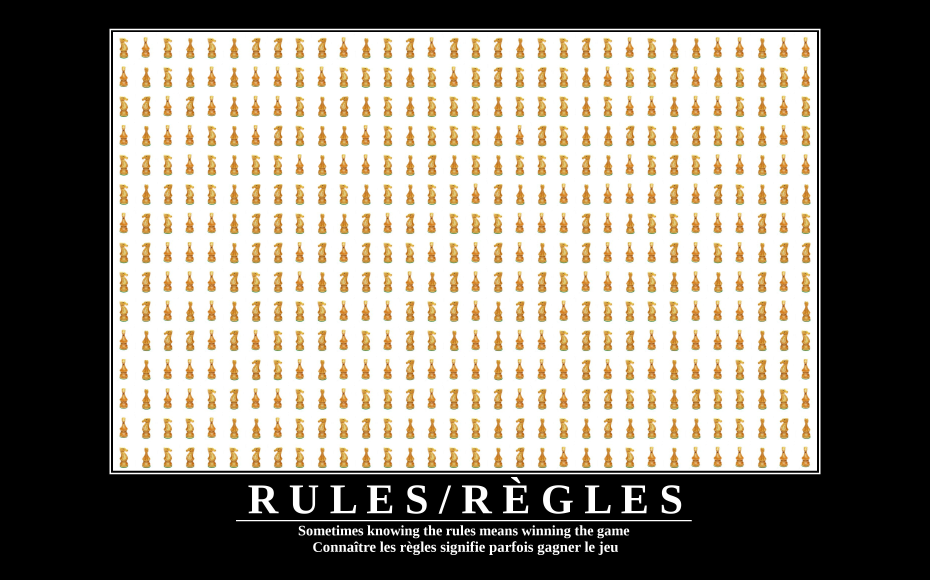
#> input picture knights.jpg, 3720 x 2318 px (shown at 1/4 size)
$ python solution.py
#> lines starting #> are read from the running program, lines starting #| are printed output that depends on the picture
import cv2 as cv
import numpy as np
from matplotlib import pyplot as plt

#each knight has a colour
knightColours = [(255,0,0), (0,0,250), (0,255,0), (0,255, 250)]

#threshhold for identifying MUST be 0.95, lower will think all pieces are the same
threshold = 0.95

def findKnight(template, val, img, img_gray, knightCoordinatesVal):
    w, h = template.shape[::-1]
    res = cv.matchTemplate(img_gray,template,cv.TM_CCOEFF_NORMED)
    loc = np.where( res >= threshold)
    prevPoint = None
    for pt in zip(*loc[::-1]): #iterate through points where a knight is found. Zip creates the points from the arrays of loc. [::-1] to have w,h  format
        if(prevPoint == None or prevPoint[0] + 50 < pt[0] or prevPoint[1] + 50 < pt[1]): #allows us to avoid counting duplicate points which are for the same knight (due to the coordinates being very close, but being detected as different knights)
            cv.rectangle(img, pt, (pt[0] + w, pt[1] + h), knightColours[val], 2)
            prevPoint = pt
            knightCoordinatesVal.append(((pt[1], pt[0]), val)) #append tuple containing coordinate and value; flip w,h to have row,column format

def convertToMatrixCoordinates(knightCoordinatesVal):
    minCoordinate = min([x for x,_ in knightCoordinatesVal]) #get minimum coordinate

    #Substract min coordinate from each knight coordinate to have 0,0 as a reference
    #Also, do int division to group coordinates wich represent the same rows/columns (i.e. within 70 pixels, considered same row/coordinate)
    knightCoordinatesVal = list(map(lambda x: (((x[0][0] - minCoordinate[0]) // 70, (x[0][1] - minCoordinate[1]) // 70), x[1]), knightCoordinatesVal))

    #print(len(set([x for x,_ in knightCoordinatesVal]))) remove comment to debug, ensures uniqueness of coordinates after int division, should return 480

    return knightCoordinatesVal

def base4ToString(base4Num):
    index = 0 #used to keep track of base 4 index
    result = 0 #used to hold inetger representation of base 4 string

    #go to each base 4 character
    for ch in base4Num[::-1]: #start at back since index is at back
        result += int(ch) * pow(4, index)
        index += 1
    result = bin(result)
    result = '0' + result[2:] #to remove that '0b' and add the leading 0 (to allow for groupings of 8 - ASCII)

    #return our binary as ASCII
    return ''.join(chr(int(result[i*8:i*8+8],2)) for i in range(len(result)//8))


if __name__ == '__main__':
    #Open original image
    img = cv.imread('knights.jpg')
#> img is the input picture: shape (2318, 3720, 3); mean B, G, R 130, 139.1, 144.6
    img_gray = cv.cvtColor(img, cv.COLOR_BGR2GRAY)
    #Open template images - templates MUST be cropped using paint and without being resized
    front = cv.imread('knightFront.png',0)
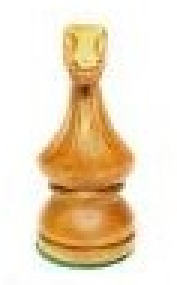
#> input picture knightFront.png, 59 x 95 px (shown 3 times larger)
#> front: shape (95, 59); min 59, max 255, mean 225.3
    right = cv.imread('knightRight.png',0)
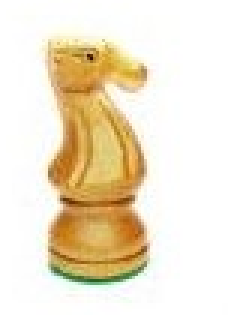
#> input picture knightRight.PNG, 76 x 105 px, found by its file name (shown 3 times larger)
#> right: shape (105, 76); min 34, max 255, mean 230
    left = cv.imread('knightLeft.png',0)
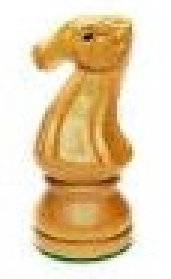
#> input picture knightLeft.png, 57 x 93 px (shown 3 times larger)
#> left: shape (93, 57); min 28, max 255, mean 214
    back = cv.imread('knightBack.png',0)
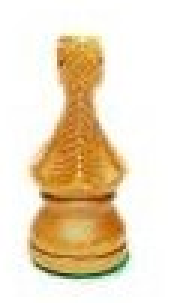
#> input picture knightBack.png, 60 x 101 px (shown 3 times larger)
#> back: shape (101, 60); min 46, max 255, mean 224.9

    #List to store all coordinates of diffreent types of knights with their value
    #NOTE: points found will have format (row #, column #) (A.K.A (y, x)). Therefore, flip coordinates when putting in our list
    knightCoordinatesVal = []

    #Find each knight
    findKnight(front, 0, img, img_gray, knightCoordinatesVal)
#> in findKnight, `loc = np.where( res >= threshold)`: loc = 444 positions, rows 141 to 1779, columns 465 to 3195
#> the loop in findKnight, `for pt in zip(*loc[::-1]):` made 444 passes
#> prevPoint on passes 1, 4, 7, 10, 13, 16, 19, 22, 25, 28, 31, 34: (553, 141), (1345, 141), (1697, 141), (2489, 141), (2841, 141), (2929, 141), (3105, 141), (3193, 141), (465, 258), (817, 258), (993, 258), (1081, 258)
#> pt on passes 2, 3, 5, 6, 8, 9: (554, 141), (555, 141), (1346, 141), (1347, 141), (1698, 141), (1699, 141)
#> after the loop in findKnight, `for pt in zip(*loc[::-1]):`: knightCoordinatesVal = 148 items; prevPoint = (3193, 1779)
    findKnight(right, 1, img, img_gray, knightCoordinatesVal)
#> the loop in findKnight (call 2), `for pt in zip(*loc[::-1]):` made 411 passes
#> prevPoint on passes 1, 4, 7, 10, 13, 16, 19, 22, 25, 28, 31, 34: (462, 139), (638, 139), (814, 139), (1166, 139), (1518, 139), (1870, 139), (2134, 139), (2222, 139), (2398, 139), (2574, 139), (638, 256), (1166, 256)
#> pt on passes 2, 3, 5, 6, 8, 9: (463, 139), (464, 139), (639, 139), (640, 139), (815, 139), (816, 139)
    findKnight(back, 2, img, img_gray, knightCoordinatesVal)
#> call 3 of findKnight, with val = 2
#> in findKnight (call 3), `loc = np.where( res >= threshold)`: loc = 300 positions, rows 141 to 1779, columns 558 to 3200
#> the loop in findKnight (call 3), `for pt in zip(*loc[::-1]):` made 300 passes
#> prevPoint on passes 1, 4, 7, 10, 13, 16, 19, 22, 25, 28, 31, 34: (734, 141), (910, 141), (1438, 141), (2054, 141), (2670, 141), (2758, 141), (3022, 141), (558, 258), (734, 258), (910, 258), (1614, 258), (2318, 258)
#> pt on passes 2, 3, 5, 6, 8, 9: (735, 141), (736, 141), (911, 141), (912, 141), (1439, 141), (1440, 141)
#> after the loop in findKnight (call 3), `for pt in zip(*loc[::-1]):`:
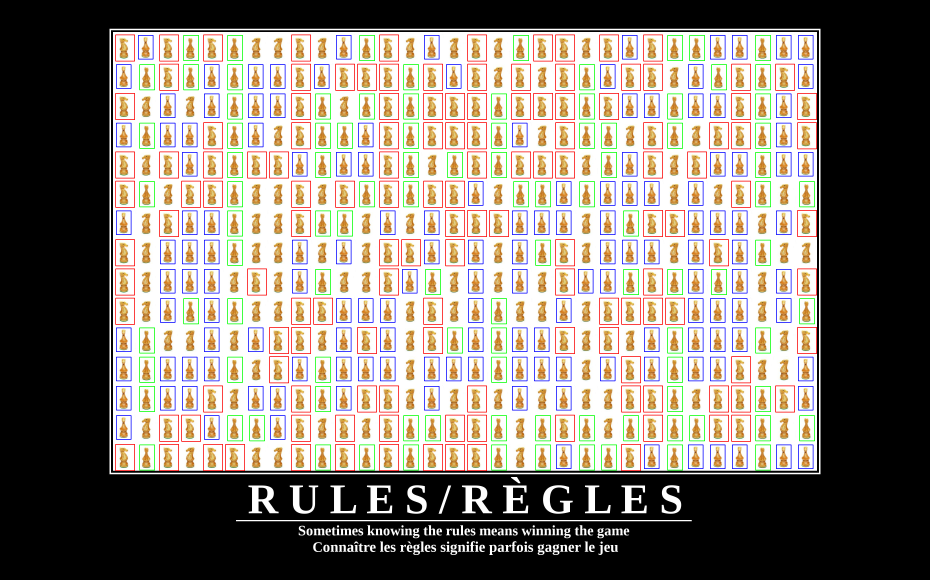
#> img: shape (2318, 3720, 3) (shown at 1/4 size); mean B, G, R 122.8, 130.7, 137.7
#> after the loop in findKnight (call 3), `for pt in zip(*loc[::-1]):`: knightCoordinatesVal = 385 items; prevPoint = (3022, 1779)
    findKnight(left, 3, img, img_gray, knightCoordinatesVal)
#> call 4 of findKnight, with val = 3
#> in findKnight (call 4), `res = cv.matchTemplate(img_gray,template,cv.TM_CCOEFF_NORMED)`:
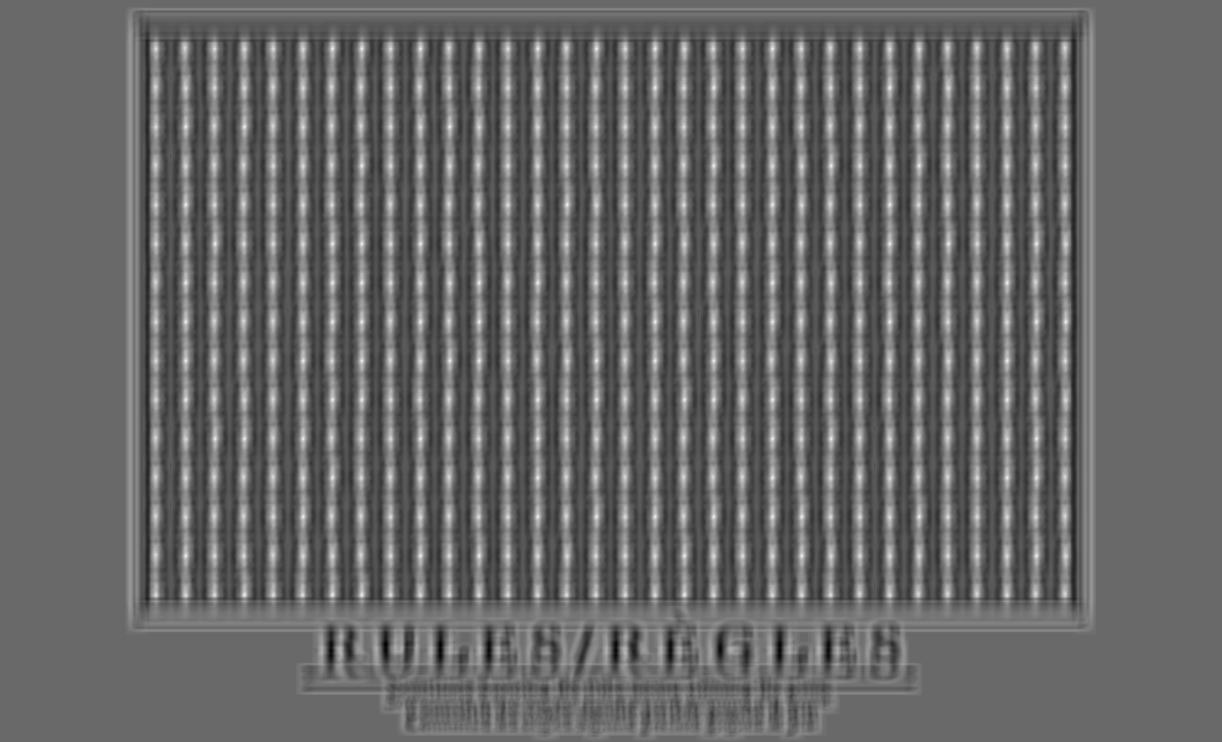
#> res: shape (2226, 3664) float32 (shown at 1/3 size); min -0.708, max 0.999, mean -0.0198; drawn with min black and max white
#> in findKnight (call 4), `loc = np.where( res >= threshold)`: loc = 95 positions, rows 146 to 1784, columns 557 to 3197
#> the loop in findKnight (call 4), `for pt in zip(*loc[::-1]):` made 95 passes
#> prevPoint on passes 1 to 12: (997, 146), (1085, 146), (1261, 146), (1613, 146), (1789, 146), (1965, 146), (2317, 146), (1965, 263), (2141, 263), (2669, 263), (557, 380), (733, 380)
#> after the loop in findKnight (call 4), `for pt in zip(*loc[::-1]):`:
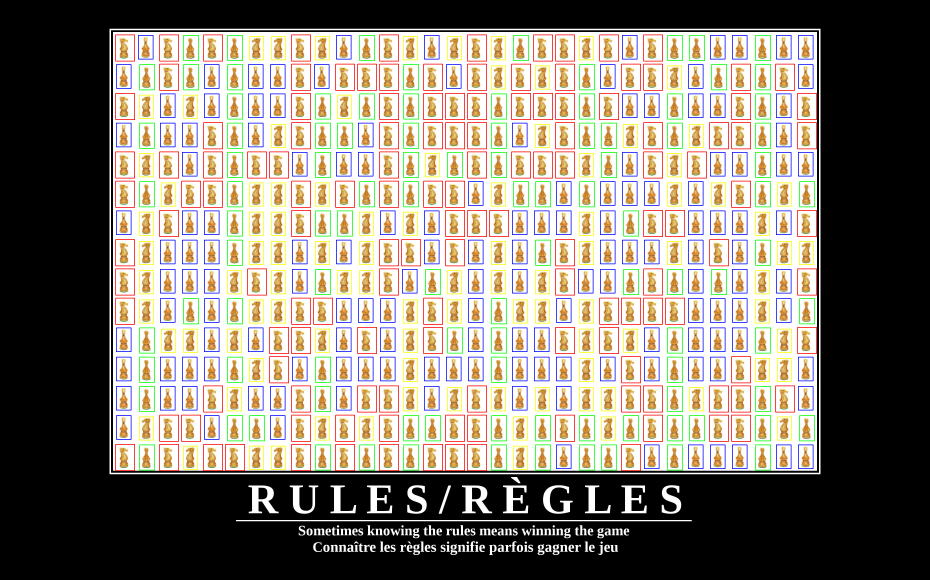
#> img: shape (2318, 3720, 3) (shown at 1/4 size); mean B, G, R 120.3, 130.7, 137.6
#> after the loop in findKnight (call 4), `for pt in zip(*loc[::-1]):`: knightCoordinatesVal = 480 items

    #convert coordinates into actual row, column coordinates (matrix coordinates)
    knightCoordinatesVal = convertToMatrixCoordinates(knightCoordinatesVal)

    #sort the list using the coordinates in each tuple, to allow knights to be sorted next to their value
    knightCoordinatesVal.sort(key = lambda tup: tup[0])

    #iterate through sorted elements to create the base4 string
    base4Num = ""
    for element in knightCoordinatesVal:
        base4Num += str(element[1])

    #print base4 string
    print('base4: ' + base4Num)

    #convert base4 to ascii string
    print('ASCII: ' + base4ToString(base4Num))

    cv.imwrite('res.png',img) #will create image showing where each knight is; not relavent to problem but more for fun
